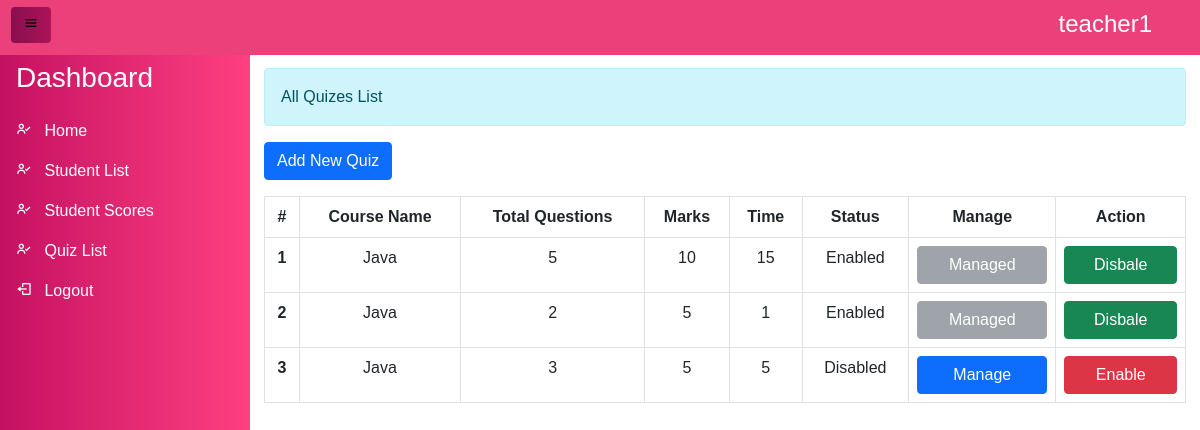
The page /teacher/quiz-list.php (signed in) on the database its author committed.
### tables this page shows
CREATE TABLE `quizlist` (
  `quiz_id` int(11) NOT NULL,
  `quiz_title` varchar(255) NOT NULL,
  `quiz_questions` int(11) NOT NULL,
  `quiz_right_marks` int(11) NOT NULL,
  `quiz_wrong_marks` int(11) NOT NULL,
  `quiz_time` varchar(255) NOT NULL,
  `status` int(2) NOT NULL,
  `t_id` int(11) DEFAULT NULL,
  `quiz_managed` int(11) NOT NULL DEFAULT 0
);

### teacher/quiz-list.php (the view, shortened to what this page needs)
<?php
require("../database/config.php");
?>
<!DOCTYPE html>
<html lang="en">
<head>
  <link rel="stylesheet" href="../css/style.css">
  <link href="https://cdn.jsdelivr.net/npm/bootstrap@5.0.0-beta2/dist/css/bootstrap.min.css" rel="stylesheet" />
  <link href="https://cdn.jsdelivr.net/npm/boxicons@2.0.5/css/boxicons.min.css" rel="stylesheet" />
</head>
<body>
  <div class="side-navbar active-nav d-flex justify-content-between flex-wrap flex-column" id="sidebar">
    <ul class="nav flex-column text-white w-100">
      <a href="#" class="nav-link h3 text-white my-2">
        Dashboard
      </a>
      <li class="nav-link">
        <a href="t-dashboard.php">
          <i class="bx bx-user-check"></i>
          <span class="mx-2">Home</span>
        </a>
      </li>
      <li class="nav-link">
        <a href="students.php">
          <i class="bx bx-user-check"></i>
          <span class="mx-2">Student List</span>
        </a>
      </li>
      <li class="nav-link">
        <a href="studentsRank.php">
          <i class="bx bx-user-check"></i>
          <span class="mx-2">Student Scores</span>
        </a>
      </li>
      <li class="nav-link">
        <a href="quiz-list.php">
          <i class="bx bx-user-check"></i>
          <span class="mx-2">Quiz List</span>
        </a>
      </li>
      <li class="nav-link">
      <a href="logout.php">
          <i class="bx bx-log-out"></i>
          <span class="mx-2">Logout</span>
        </a>
      </li>
    </ul>
  </div>
  <div class="p-1 my-container active-cont">
    <nav class="navbar fixed-top top-navbar navbar-light bg-light px-5">
      <a class="btn border-0" id="menu-btn">
        <i class="bx bx-menu"></i></a>
      <h4 class="text-white text-center mt-2 pt-1"><?php  echo $_SESSION['teacher']; ?></h4>
    </nav>
    <div class="main">
      <div class="alert alert-info info-text" role="alert">
        All Quizes List
      </div>
      <button class="btn btn-primary" data-bs-toggle="modal" data-bs-target="#register">Add New Quiz</button>
      <div class="table-responsive py-3 ">
        <table class="table table-bordered mr-5">
          <thead class="">
            <tr class="text-center">
              <th scope="col">#</th>
              <th scope="col">Course Name</th>
              <th scope="col">Total Questions</th>
              <th scope="col">Marks</th>
              <th scope="col">Time</th>
              <th scope="col">Status</th>
              <th scope="col">Manage</th>
              <th scope="col">Action</th>
            </tr>
          </thead>
          <tbody>
            <?php
            $selectQuiz  = "SELECT * FROM `quizlist` WHERE t_id = {$_SESSION['teacher_id']}";
            $quizResult = mysqli_query($conn, $selectQuiz);
            if (mysqli_num_rows($quizResult) > 0) {
              $count = 1;
              while ($quizData = mysqli_fetch_assoc($quizResult)) {
            ?>
                <tr class="text-center">
                  <th scope="row"><?php echo $count; ?></th>
                  <td><?php echo $quizData['quiz_title'] ?></td>
                  <td><?php echo $quizData['quiz_questions'] ?></td>
                  <td><?php echo $quizData['quiz_right_marks'] ?></td>
                  <td><?php echo $quizData['quiz_time'] ?></td>
                  <td><?php
                      if ($quizData['status'] == 0) {
                        echo "Disabled";
                      } else {
                        echo "Enabled";
                      }
                      ?>
                  </td>
                  <?php if ($quizData['quiz_managed'] == 0) {
                  ?>
                    <td><a href="process-next-question.php?quiz_id=<?php echo $quizData['quiz_id'] ?>" class="btn btn-primary d-grid " style="color:#fff !important;">Manage</a></td>
                  <?php
                }
                  else {
                  ?>
                    <td><button class="btn btn-secondary btn-block" style="color:#fff !important;width:100%;" disabled>Managed</button></td>
                  <?php  } ?>
                  <?php
                  if ($quizData['status'] == 0) {
                  ?>
                    <td><a href="enable-quiz.php?qid=<?php echo $quizData['quiz_id'] ?>" class="btn btn-danger d-grid " style="color:#fff !important;">Enable</a></td>
                  <?php
                  } else {
                  ?>
                    <td><a href="disbale-quiz.php?qid=<?php echo $quizData['quiz_id'] ?>" class="btn btn-success d-grid " style="color:#fff !important;">Disbale</a></td>
                  <?php
                  }
                  ?>
                </tr>
            <?php
          $count++;
          }
            }  ?>
          </tbody>
        </table>
      </div>
    </div>
  </div>
</body>
</html>

### css/style.css (style rules this page uses)
* { margin: 0 ; padding: 0; box-sizing: border-box; font-family: sans-serif; list-style: none !important; text-decoration: none !important; }
a { color: #fff !important; }
a.btn { color: #010101 !important; }
body { min-height: 100vh; background-color: #fff; }
.side-navbar { width: 250px; height: 100%; position: fixed; margin-left: -300px; background: linear-gradient(to right,#C51162, #FF4081); transition: 0.5s; margin-top: 45px; }
.top-navbar { margin-top: -10px !important; margin-left: -5px; background: linear-gradient(135deg,#EC407A, #EC407A); }
.my-container { transition: 0.4s; }
.active-nav { margin-left: 0; }
.active-cont { margin-left: 250px; }
#menu-btn { background: linear-gradient(to right,#880E4F,#AD1457); color: #fff; margin-left: -32px; margin-top: 5px; }
.main { margin-top: 4rem; margin-left: 10px; padding-right: 10px; }

### rows shown on the page
quizlist: quiz_title "Java", quiz_questions "5", quiz_right_marks "10", quiz_time "15", status "Enabled", quiz_managed "Managed"
quizlist: quiz_title "Java", quiz_questions "2", quiz_right_marks "5", quiz_time "1", status "Enabled", quiz_managed "Managed"
quizlist: quiz_title "Java", quiz_questions "3", quiz_right_marks "5", quiz_time "5", status "Disabled"

### other values the page prints
$_SESSION['teacher'] "teacher1"
